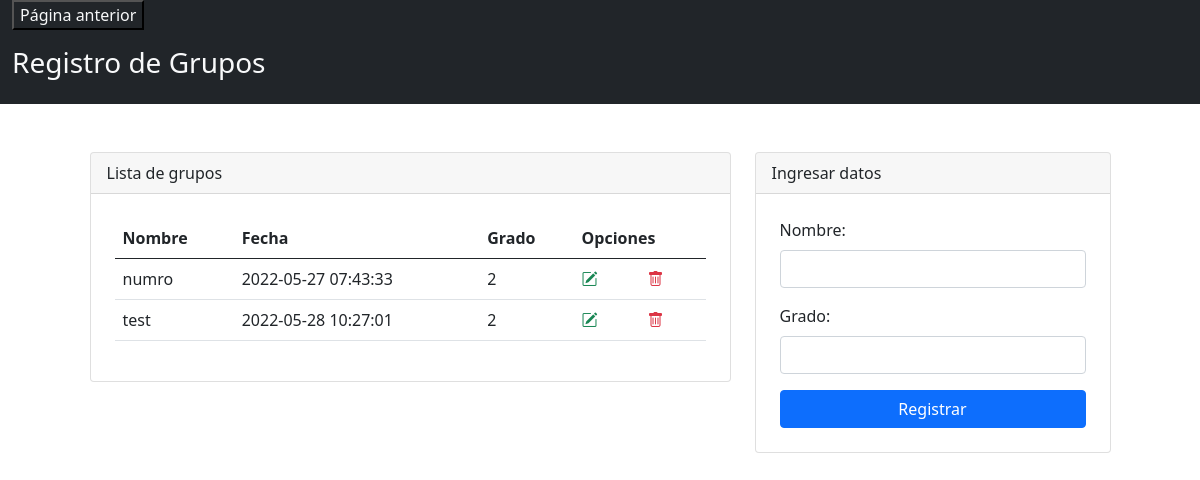
Page /admin/grupos/grupos.php on the committed database.
### tables this page shows
CREATE TABLE `grupo` (
  `id` int(11) NOT NULL,
  `nombre` varchar(100) NOT NULL,
  `fecha` timestamp NOT NULL DEFAULT current_timestamp() ON UPDATE current_timestamp(),
  `grado` int(11) NOT NULL,
  `activo` int(11) NOT NULL
);

### admin/grupos/grupos.php (the view, shortened to what this page needs)
<?php
    include("../../config/db.php");
    ?>
<!DOCTYPE html>
<html lang="es">
<head>
    <link rel="stylesheet" href="https://cdn.jsdelivr.net/npm/bootstrap@5.0.2/dist/css/bootstrap.min.css">
    <link rel="stylesheet" href="https://cdn.jsdelivr.net/npm/bootstrap-icons@1.5.0/font/bootstrap-icons.css">
</head>
<body>
    <?php
    $query = "SELECT * from grupo where activo='1'";
    $grupos = mysqli_query($connection, $query);
    ?>
<div class="container-fluid  text-light bg-dark">
    <div>
    <td>
<a href="../dashboard.php" ><input type="button" class="text-light bg-dark" value="Página anterior"></a>
    </div>
    <div class = "row">
            <div class="col-md">
                <header class="py-3">
                    <h3>Registro de Grupos</h3>
                </header>
            </div>
    </div>
</div>
<div class="container mt-5">
    <div class="row justify-content-center">
        <div class="col-md-7">
            <div class="card">
                <div class="card-header">
                    Lista de grupos
                </div>
                <div class="p-4">
                    <table class="table align-middle">
                        <thead>
                            <tr>
                                <th scope="col">Nombre</th>
                                <th scope="col">Fecha</th>
                                <th scope="col">Grado</th>
                                <th scope="col" colspan="2">Opciones</th>
                            </tr>
                        </thead>
                        <tbody>
                        <?php
                                foreach ($grupos as $dato) {
                            ?>
                            <tr>
                                <td><?php echo $dato['nombre']; ?></td>
                                <td><?php echo $dato['fecha']; ?></td>
                                <td><?php echo $dato['grado']; ?></td>
                                <td><a class="text-success" href="editar.php?codigo=<?php echo $dato['id']; ?>"><i class="bi bi-pencil-square"></i></a></td>
                                <td><a class="text-danger" href="./delete.php?id=<?php echo $dato['id']; ?>"><i class="bi bi-trash"></i></a></td>
                            </tr>
                            <?php
                                }
                            ?>
                        </tbody>
                    </table>
                </div>
            </div>
        </div>
        <div class="col-md-4">
            <div class="card">
                <div class="card-header">
                    Ingresar datos
                </div>
                <form class="p-4" method="POST" action="registrar.php">
                    <div class="mb-3">
                        <label class="form-label">Nombre: </label>
                        <input type="text" class="form-control" name="txtNombre" autofocus required>
                    </div>
                    <div class="mb-3">
                        <label class="form-label">Grado: </label>
                        <input type="number" min="1" class="form-control" name="txtGrado" autofocus required>
                    </div>
                    <div class="d-grid">
                        <input type="submit" class="btn btn-primary" value="Registrar">
                    </div>
                </form>
            </div>
        </div>
    </div>
</div>
</body>
</html>

### rows in the picture
grupo: nombre "numro", fecha "2022-05-27 07:43:33", grado "2"
grupo: nombre "test", fecha "2022-05-28 10:27:01", grado "2"
